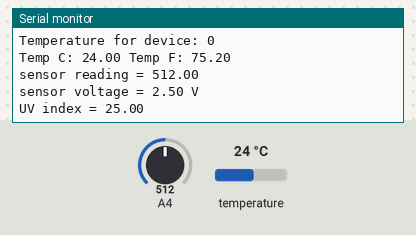
A sketch run on a simulated Arduino Uno, built with avr-gcc and run on an emulated ATmega328P. Shown: the last lines printed to the serial monitor. The inputs (shaded band) are chosen by the test bench; at power-on: temperature 24 °C, A4 = 512.

Above: at 1.3 s.
1.4 s: temperature set to 12 °C
At 5.46 s:
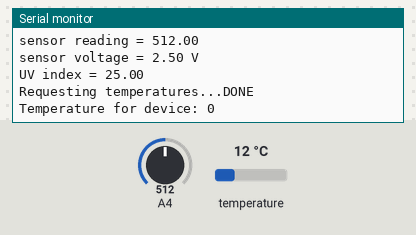
7.6 s: A4 set to 716
At 10.63 s:
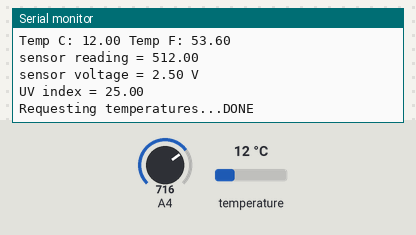
13.8 s: temperature set to 19 °C
At 16.6 s:
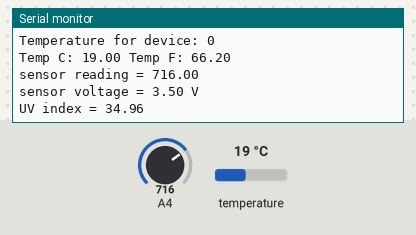
20.0 s: A4 set to 900
At 21.9 s:
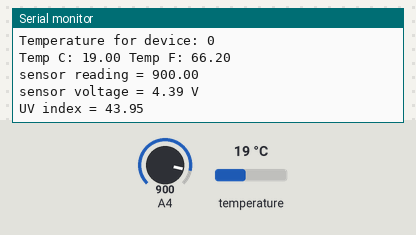
Timing chart, 0 to 23.4 s (numbered marks = the images above; inputs shaded):
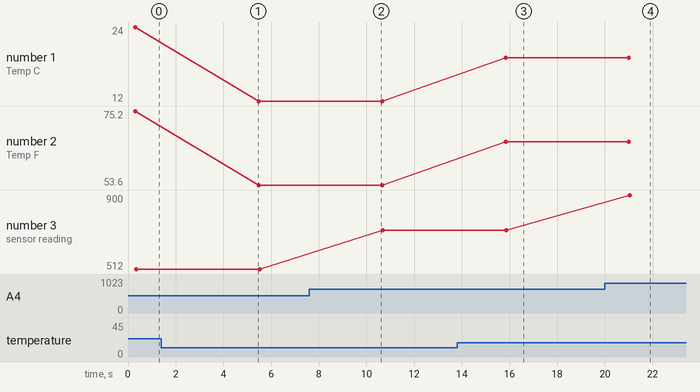

The sketch:

Union_sensores.ino
```cpp
#include <OneWire.h>
#include <DallasTemperature.h>

// Data wire is plugged into port 2 on the Arduino
#define ONE_WIRE_BUS 0
#define TEMPERATURE_PRECISION 9 // Lower resolution

// Setup a oneWire instance to communicate with any OneWire devices (not just Maxim/Dallas temperature ICs)
OneWire oneWire(ONE_WIRE_BUS);

// Pass our oneWire reference to Dallas Temperature.
DallasTemperature sensors(&oneWire);

int numberOfDevices; // Number of temperature devices found

DeviceAddress tempDeviceAddress; // We'll use this variable to store a found device address

void setup(void)
{
  // start serial port
  Serial.begin(9600);
  Serial.println("Dallas Temperature IC Control Library Demo");

  // Start up the library
  sensors.begin();

  // Grab a count of devices on the wire
  numberOfDevices = sensors.getDeviceCount();

  // locate devices on the bus
  Serial.print("Locating devices...");

  Serial.print("Found ");
  Serial.print(numberOfDevices, DEC);
  Serial.println(" devices.");

  // report parasite power requirements
  Serial.print("Parasite power is: ");
  if (sensors.isParasitePowerMode()) Serial.println("ON");
  else Serial.println("OFF");

  // Loop through each device, print out address
  for(int i=0;i<numberOfDevices; i++)
  {
    // Search the wire for address
    if(sensors.getAddress(tempDeviceAddress, i))
  {
    Serial.print("Found device ");
    Serial.print(i, DEC);
    Serial.print(" with address: ");
    printAddress(tempDeviceAddress);
    Serial.println();

    Serial.print("Setting resolution to ");
    Serial.println(TEMPERATURE_PRECISION, DEC);

    // set the resolution to TEMPERATURE_PRECISION bit (Each Dallas/Maxim device is capable of several different resolutions)
    sensors.setResolution(tempDeviceAddress, TEMPERATURE_PRECISION);

    Serial.print("Resolution actually set to: ");
    Serial.print(sensors.getResolution(tempDeviceAddress), DEC);
    Serial.println();
  }else{
    Serial.print("Found ghost device at ");
    Serial.print(i, DEC);
    Serial.print(" but could not detect address. Check power and cabling");
  }
  }

}

// function to print the temperature for a device
void printTemperature(DeviceAddress deviceAddress)
{
  // method 1 - slower
  //Serial.print("Temp C: ");
  //Serial.print(sensors.getTempC(deviceAddress));
  //Serial.print(" Temp F: ");
  //Serial.print(sensors.getTempF(deviceAddress)); // Makes a second call to getTempC and then converts to Fahrenheit

  // method 2 - faster
  float tempC = sensors.getTempC(deviceAddress);
  if(tempC == DEVICE_DISCONNECTED_C)
  {
    Serial.println("Error: Could not read temperature data");
    return;
  }
  Serial.print("Temp C: ");
  Serial.print(tempC);
  Serial.print(" Temp F: ");
  Serial.println(DallasTemperature::toFahrenheit(tempC)); // Converts tempC to Fahrenheit
}

void loop(void)
{
  // call sensors.requestTemperatures() to issue a global temperature
  // request to all devices on the bus
  Serial.print("Requesting temperatures...");
  sensors.requestTemperatures(); // Send the command to get temperatures
  Serial.println("DONE");


  // Loop through each device, print out temperature data
  for(int i=0;i<numberOfDevices; i++)
  {
    // Search the wire for address
    if(sensors.getAddress(tempDeviceAddress, i))
  {
    // Output the device ID
    Serial.print("Temperature for device: ");
    Serial.println(i,DEC);

    // It responds almost immediately. Let's print out the data
    printTemperature(tempDeviceAddress); // Use a simple function to print out the data
  }
  //else ghost device! Check your power requirements and cabling

  }
  // sensor UV Light
  float sensorVoltage;
  float sensorValue;
  float uVindex;

  sensorValue = analogRead(A4);
  sensorVoltage = sensorValue/1024*5;
  uVindex = sensorVoltage/0.1;
  Serial.print("sensor reading = ");
  Serial.print(sensorValue);
  Serial.println("");
  Serial.print("sensor voltage = ");
  Serial.print(sensorVoltage);
  Serial.println(" V");
  Serial.print("UV index = ");
  Serial.println(uVindex);
  Serial.println();
  delay (5000);
}

// function to print a device address
void printAddress(DeviceAddress deviceAddress)
{
  for (uint8_t i = 0; i < 8; i++)
  {
    if (deviceAddress[i] < 16) Serial.print("0");
    Serial.print(deviceAddress[i], HEX);
  }

}
```

Measured:
- after the input at 13.8 s, the serial monitor: prints a new line after 2.0 s (image 3)
- after the input at 20.0 s, the serial monitor: prints a new line after 1.0 s (image 4)
- plotted number 1: 24 → 12 after the input at 1.4 s, 12 → 19 after the input at 13.8 s
- plotted number 2: 75.2 → 53.6 after the input at 1.4 s, 53.6 → 66.2 after the input at 13.8 s
- plotted number 3: 512 → 716 after the input at 7.6 s, 716 → 900 after the input at 20.0 s
